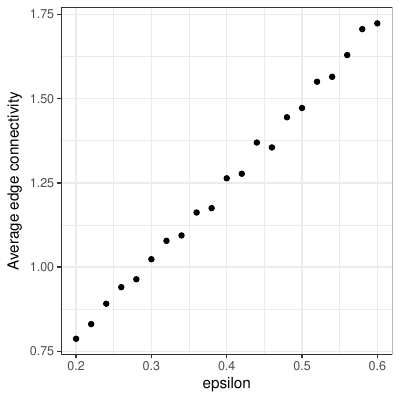

Write R code to recreate this figure.
library(igraph, warn.conflicts = FALSE)
require(ggplot2)

REP = 2000
EPSILONS = seq(0.2, 0.6, 0.02)
R = length(EPSILONS)
n = 100
SIZE = 4

conn = matrix(, nrow=REP, ncol=R)
zeros = rep(0, R)
for (r in seq(R))
{
	print(r)
	epsilon = EPSILONS[r]
	p = (1 + epsilon) * log(n)/n
	for (i in seq(REP))
	{
		er = erdos.renyi.game(n, p)
		ec = edge_connectivity(er)
		conn[i, r] = ec
		if(ec == 0) { zeros[r] = zeros[r]+ 1}
	}
}

#print(conn)
#print(EPSILONS)
#print(colMeans(conn))

means = colMeans(conn)
pzeros = zeros/REP

pdf(file="er-prob.pdf", width=SIZE, height=SIZE)
print(qplot(EPSILONS, means, type='o', xlab='epsilon', ylab='Average edge connectivity',
#	main='Erdös-Rényi graph (p = (1+epsilon)*ln(n)/n) with n=200'
	) + theme_bw())
#grid()
dev.off()

pdf(file="er-zeros.pdf", width=SIZE, height=SIZE)
print(qplot(EPSILONS, pzeros, type='o', xlab='epsilon', ylab='Average separated graphs',
#	main='Erdös-Rényi graph (p = (1+epsilon)*ln(n)/n) with n=200'
	) + theme_bw())
#grid()
dev.off()
